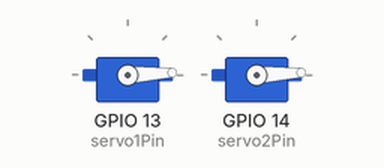
Recording of a sketch running on a simulated ESP32. Shown: 2 × servo.

Above: at 0.05 s.
At 1.3 s:
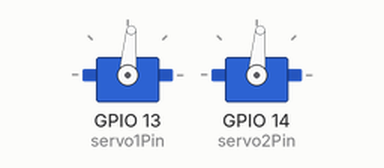
At 2.6 s:
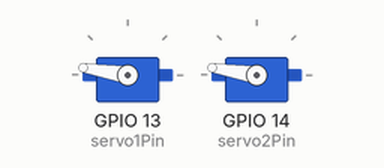
At 5.2 s:
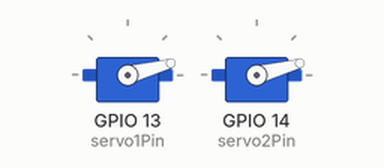
Timing chart, 0 to 7.0 s (numbered marks = the images above):
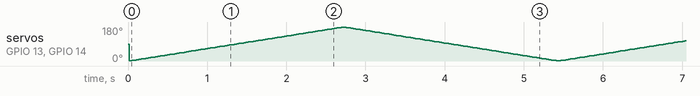

The sketch:

ESP32_2SERVO.ino
```cpp
#include <ESP32Servo.h>

// Create servo objects for controlling two servos
Servo myservo1;
Servo myservo2;

// Pin assignments for the two servos
int servo1Pin = 13;
int servo2Pin = 14;

// Movement variables
int pos1 = 0;  // Position for servo 1
int pos2 = 0;  // Position for servo 2
bool increasing = true; // Direction of movement (used for both servos)

// Adjustable parameters
const int minAngle = 0;
const int maxAngle = 180;
const int sweepDelay = 15;   // Delay time for each step (milliseconds)
unsigned long lastMoveTime = 0;  // Variable to keep track of the last movement time

void setup() {
  // Allocate timers for PWM control
  ESP32PWM::allocateTimer(0);
  ESP32PWM::allocateTimer(1);
  ESP32PWM::allocateTimer(2);
  ESP32PWM::allocateTimer(3);

  // Set PWM frequency to 50 Hz (standard for servos)
  myservo1.setPeriodHertz(50);
  myservo2.setPeriodHertz(50);

  // Attach servos to their respective pins, define pulse range for accurate movement
  myservo1.attach(servo1Pin, 500, 2400);
  myservo2.attach(servo2Pin, 500, 2400);
}

// Function to sweep the servos
void sweepServos() {
  if (increasing) {
    // Increase angle for both servos
    pos1++;
    pos2++;
    if (pos1 >= maxAngle) {
      increasing = false;
    }
  } else {
    // Decrease angle for both servos
    pos1--;
    pos2--;
    if (pos1 <= minAngle) {
      increasing = true;
    }
  }

  // Write the new positions to both servos
  myservo1.write(pos1);
  myservo2.write(pos2);
}

void loop() {
  // Check if enough time has passed for the next servo movement
  if (millis() - lastMoveTime >= sweepDelay) {
    sweepServos();           // Sweep the servos
    lastMoveTime = millis(); // Update the last movement time
  }
}
```
